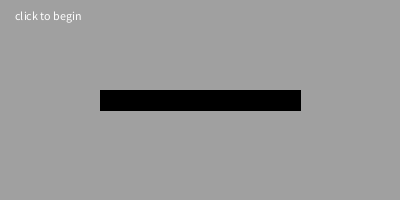
Frame 1 (no input)
Frame 60 (the mouse pressed at the canvas centre just before this capture): identical to frame 1, image omitted
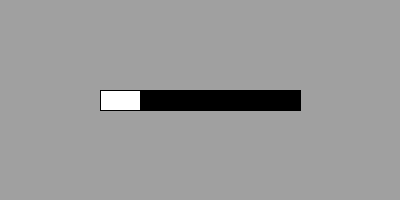
Frame 120 (the mouse held since frame 60 and released just before this capture)

The Processing sketch that drew these frames (run headless with seeded random() and noise(); from frame 60 on, the mouse is pressed at the canvas centre):

// Processing sketch: processing_73830
// ── processing_73830.pde

// A simple fuse -- example code by Golan. 

int clickTime; // The time, in millis, at which the user clicked.
boolean bClicked; // Whether or not the mouse has been clicked.
int fuseWidth = 200; // The width of our progress bar
int fuseLeft  = 100; // The left edge of our progress bar
int fuseDuration = 5000; // The duration of our fuse
int fireworkDuration = 1000; // The duration of the special firework event
int totalDuration = fuseDuration + fireworkDuration; // A convenience, for brevity

void setup() {
  size (400, 200);
  bClicked = false;
}

//-----------------------------
void draw(){
  
  // always draw the background rectangle 
  background (160); 
  fill (0); 
  stroke (0);
  rect (100,90, fuseWidth,20); 
  
  if (bClicked){
    // if the mouse was clicked, 
    // reckon how much time has elapsed since the click.
    int elapsed = millis() - clickTime;
    
    if (elapsed < fuseDuration){
      // if it has been less than 5 seconds, draw a progress bar. 
      float pw = map(elapsed, 0,fuseDuration, 0,fuseWidth);
      fill(255); 
      rect(fuseLeft,90, pw,20);  
      
    } else if (elapsed < totalDuration){
      
      // fade out the progress bar during the firework period.
      float fuseGray = map(elapsed, fuseDuration,totalDuration, 255,0);
      fill(fuseGray); 
      rect(fuseLeft,90, fuseWidth,20);
      
      float explosion01 = map(elapsed, fuseDuration,totalDuration, 0,1);
      fill (255,255,0,  (1-explosion01)*255); 
      noStroke(); 
      float radius = pow(explosion01, 2.0) * 600; 
      ellipse (fuseLeft+fuseWidth,100, radius, radius); 
      
    } else {
      // if the fireworks are finished, reset the timer. 
      bClicked = false;
    }
    
  } else {
    fill (255); 
    text ("click to begin", 15,20); 
  }
}

//---------------------------------------
void mousePressed(){
  // when the mouse is clicked, initialize the timer!
  bClicked = true;
  clickTime = millis();
}
